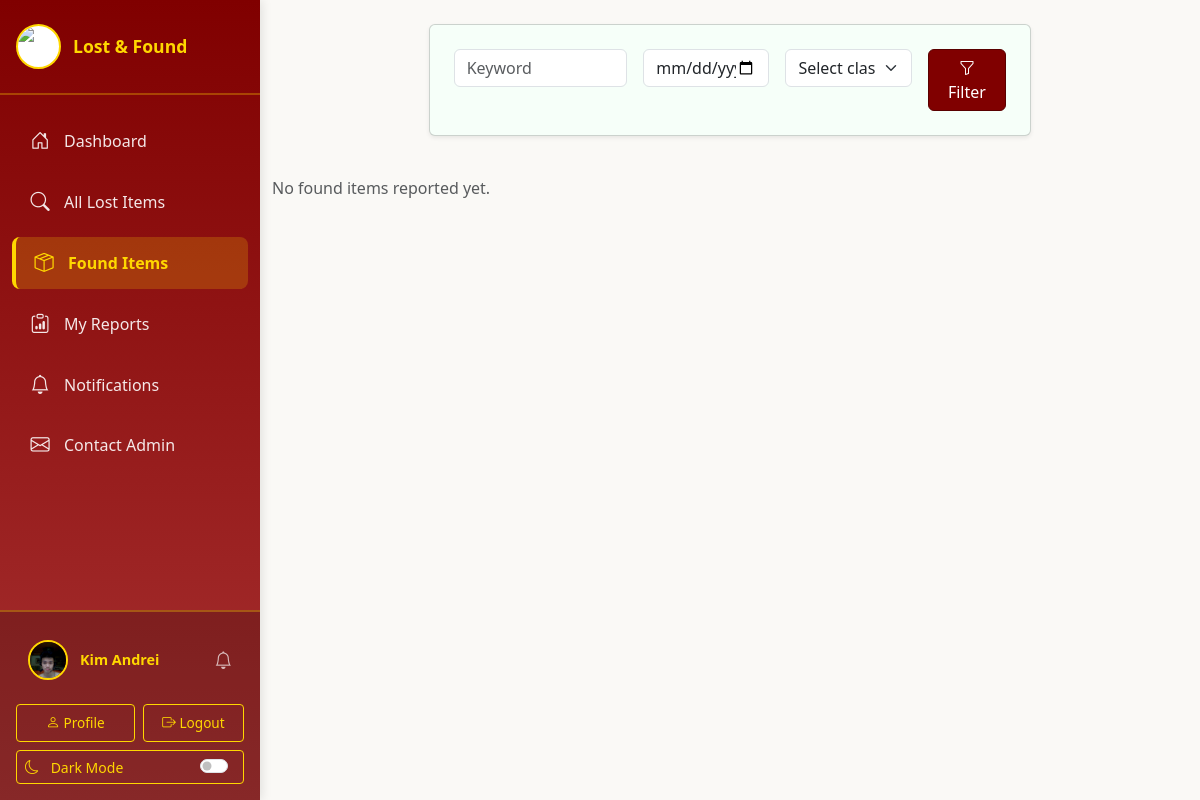
Screenshot of /htdocs/public/found_items.php (signed in) with the database file from the repository.
### tables this page shows
CREATE TABLE `student` (
  `StudentID` int NOT NULL AUTO_INCREMENT,
  `StudentNo` varchar(20) NOT NULL,
  `PasswordHash` varchar(255) NOT NULL,
  `StudentName` varchar(100) NOT NULL,
  `Email` varchar(100) NOT NULL,
  `PhoneNo` varchar(20) DEFAULT NULL,
  `Course` varchar(100) DEFAULT NULL,
  `YearLevel` varchar(20) DEFAULT NULL,
  `ProfilePhoto` varchar(255) DEFAULT NULL,
  `CreatedAt` timestamp NULL DEFAULT CURRENT_TIMESTAMP,
  `UpdatedAt` timestamp NULL DEFAULT CURRENT_TIMESTAMP ON UPDATE CURRENT_TIMESTAMP,
  `Bio` text,
  `PhotoConfirmed` tinyint(1) DEFAULT '0',
  PRIMARY KEY (`StudentID`),
  UNIQUE KEY `StudentNo` (`StudentNo`),
  UNIQUE KEY `Email` (`Email`),
  KEY `idx_student_studentno` (`StudentNo`),
  KEY `idx_student_email` (`Email`)
);

### htdocs/classes/Notification.php (called while the page is built, shortened)
<?php
class Notification {
    private $conn;
    public function __construct($conn) {
        $this->conn = $conn;
    }
    public function getUnreadCount($studentNo) {
        try {
            $stmt = $this->conn->prepare('SELECT COUNT(*) FROM notifications WHERE StudentNo = :studentNo AND IsRead = 0');
            $stmt->execute(['studentNo' => $studentNo]);
            return $stmt->fetchColumn();
        } catch (PDOException $e) {
            return 0;
        }
    }
}

### htdocs/public/found_items.php (the view, shortened to what this page needs)
<?php
$db = new Database();
$conn = $db->getConnection();
$foundItems = [];
if ($conn === null) {
    error_log("Found Items: Database connection unavailable");
} else {
    $foundParams = [];
    $foundSql = 'SELECT i.ItemID, c.ClassName, i.Description, i.DateFound, i.LocationFound, i.PhotoURL, i.CreatedAt, a.AdminName, a.Email FROM Item i JOIN ItemClass c ON i.ItemClassID = c.ItemClassID JOIN Admin a ON i.AdminID = a.AdminID WHERE i.StatusConfirmed = 1';
    $foundSql .= ' ORDER BY i.CreatedAt DESC';
    try {
        $stmt = $conn->prepare($foundSql);
        $stmt->execute($foundParams);
        $foundItems = $stmt->fetchAll(PDO::FETCH_ASSOC);
    } catch (Exception $e) {
        error_log("Found Items SQL Error: " . $e->getMessage());
        $foundItems = [];
    }
}
?>
<!DOCTYPE html>
<html lang="en">
<head>
  <link href="https://cdn.jsdelivr.net/npm/bootstrap@5.3.0/dist/css/bootstrap.min.css" rel="stylesheet">
  <?php
  $ubCssFile = file_exists(__DIR__ . '/../assets/UB.css') ? 'UB.css' : 'ub.css';
  ?>
  <link href="css.php?file=<?php echo urlencode($ubCssFile); ?>" rel="stylesheet">
  <link href="https://cdn.jsdelivr.net/npm/bootstrap-icons@1.10.5/font/bootstrap-icons.css" rel="stylesheet">
</head>
<body>
<?php include '../templates/header.php'; ?>
<div class="container py-4">
  <div class="row mb-4">
    <div class="col-lg-8 mx-auto">
      <div class="card shadow-sm p-4 mb-3" style="background: #f6fff9;">
        <form class="row g-3" method="GET" action="found_items.php">
          <div class="col-md-4">
            <input type="text" class="form-control" name="found_keyword" placeholder="Keyword" value="<?php echo htmlspecialchars($_GET['found_keyword'] ?? ''); ?>">
          </div>
          <div class="col-md-3">
            <input type="date" class="form-control" name="found_date" value="<?php echo htmlspecialchars($_GET['found_date'] ?? ''); ?>">
          </div>
          <div class="col-md-3">
            <select class="form-select" name="found_class">
              <option value="" selected>Select class</option>
            </select>
          </div>
          <div class="col-md-2 d-grid">
            <button type="submit" class="btn btn-primary"><i class="bi bi-funnel"></i> Filter</button>
          </div>
        </form>
      </div>
    </div>
  </div>
  <div class="row g-4">
    <?php if (count($foundItems) > 0): ?>
      <?php foreach ($foundItems as $idx => $item): ?>
        <div class="col-md-4 col-lg-3">
          <div class="card h-100 shadow-sm">
            <?php if ($item['PhotoURL']): ?>
              <img src="../<?php echo encodeImageUrl($item['PhotoURL']); ?>" class="card-img-top" alt="Found Item Image" style="object-fit:cover;max-height:180px;" onerror="<?php echo getImageErrorHandler(); ?>">
            <?php else: ?>
              <img src="<?php echo getPlaceholderImage(); ?>" class="card-img-top" alt="No Image">
            <?php endif; ?>
            <div class="card-body d-flex flex-column">
              <div class="d-flex align-items-center mb-2">
                <i class="bi bi-shield-check me-2" style="font-size:1.2rem;color:#28a745;"></i>
                <small class="text-muted"><?php echo htmlspecialchars($item['AdminName']); ?> (Admin)</small>
              </div>
              <h5 class="card-title mb-1"><?php echo htmlspecialchars($item['ClassName']); ?></h5>
              <p class="card-text small mb-2"><?php echo htmlspecialchars(mb_strimwidth($item['Description'], 0, 60, '...')); ?></p>
              <button class="btn btn-primary mt-auto" data-bs-toggle="modal" data-bs-target="#foundModal<?php echo $idx; ?>">View Details</button>
            </div>
          </div>
        </div>
        <div class="modal fade" id="foundModal<?php echo $idx; ?>" tabindex="-1" aria-labelledby="foundModalLabel<?php echo $idx; ?>" aria-hidden="true">
          <div class="modal-dialog modal-dialog-centered">
            <div class="modal-content">
              <div class="modal-header">
                <h5 class="modal-title" id="foundModalLabel<?php echo $idx; ?>">Found Item Details</h5>
                <button type="button" class="btn-close" data-bs-dismiss="modal" aria-label="Close"></button>
              </div>
              <div class="modal-body">
                <?php if ($item['PhotoURL']): ?>
                  <img src="../<?php echo encodeImageUrl($item['PhotoURL']); ?>" class="img-fluid mb-3" alt="Found Item Image" onerror="<?php echo getImageErrorHandler(); ?>">
                <?php endif; ?>
                <ul class="list-group list-group-flush mb-2">
                  <li class="list-group-item"><strong>Class:</strong> <?php echo htmlspecialchars($item['ClassName']); ?></li>
                  <li class="list-group-item"><strong>Description:</strong> <?php echo htmlspecialchars($item['Description']); ?></li>
                  <li class="list-group-item"><strong>Date Found:</strong> <?php echo htmlspecialchars($item['DateFound']); ?></li>
                  <li class="list-group-item"><strong>Location Found:</strong> <?php echo htmlspecialchars($item['LocationFound']); ?></li>
                  <li class="list-group-item"><strong>Reported By:</strong> <?php echo htmlspecialchars($item['AdminName']); ?></li>
                  <li class="list-group-item"><strong>Email:</strong> <?php echo htmlspecialchars($item['Email']); ?></li>
                </ul>
                <div class="text-end text-muted small">Reported at: <?php echo htmlspecialchars($item['CreatedAt']); ?></div>
              </div>
            </div>
          </div>
        </div>
      <?php endforeach; ?>
    <?php else: ?>
      <div class="col-12"><p class="text-muted">No found items reported yet.</p></div>
    <?php endif; ?>
  </div>
</div>
<?php include '../templates/footer.php'; ?>
</body>
</html>

### htdocs/templates/header.php (shortened to what this page needs)
<?php
$student = null;
$conn = null;
if (isset($_SESSION['student'])) {
    $student = $_SESSION['student'];
    try {
        $db = new Database();
        $conn = $db->getConnection();
        if ($conn) {
            $stmt = $conn->prepare('SELECT * FROM student WHERE StudentNo = :studentNo LIMIT 1');
            $stmt->execute(['studentNo' => $_SESSION['student']['StudentNo']]);
            $freshStudent = $stmt->fetch(PDO::FETCH_ASSOC);
            if ($freshStudent) {
                $student = $freshStudent;
            }
        }
    } catch (Exception $e) {
        $student = $_SESSION['student'];
        $conn = null;
    }
}
function nav_active($page) {
  $current = basename($_SERVER['PHP_SELF']);
  return $current === $page ? 'active' : '';
}
$unreadCount = 0;
if ($student && $conn) {
    try {
        require_once __DIR__ . '/../classes/Notification.php';
        $notification = new Notification($conn);
        $unreadCount = $notification->getUnreadCount($student['StudentNo']);
    } catch (Exception $e) {
        $unreadCount = 0;
    }
}
?>
<link href="css.php?file=sidebar.css" rel="stylesheet">
<div class="sidebar-wrapper">
  <aside class="sidebar" id="sidebar">
    <div class="sidebar-header">
      <img src="../assets/ub_logo.png" alt="University of Batangas Logo">
      <span class="brand-text">Lost & Found</span>
    </div>
    <nav class="sidebar-nav">
      <ul class="nav flex-column">
        <li class="nav-item">
          <a class="nav-link <?php echo nav_active('dashboard.php'); ?>" href="dashboard.php">
            <i class="bi bi-house-door"></i>
            <span>Dashboard</span>
          </a>
        </li>
        <li class="nav-item">
          <a class="nav-link <?php echo nav_active('all_lost.php'); ?>" href="all_lost.php">
            <i class="bi bi-search"></i>
            <span>All Lost Items</span>
          </a>
        </li>
        <li class="nav-item">
          <a class="nav-link <?php echo nav_active('found_items.php'); ?>" href="found_items.php">
            <i class="bi bi-box-seam"></i>
            <span>Found Items</span>
          </a>
        </li>
        <li class="nav-item">
          <a class="nav-link <?php echo nav_active('my_reports.php'); ?>" href="my_reports.php">
            <i class="bi bi-clipboard-data"></i>
            <span>My Reports</span>
          </a>
        </li>
        <li class="nav-item">
          <a class="nav-link <?php echo nav_active('notifications.php'); ?>" href="notifications.php">
            <i class="bi bi-bell"></i>
            <span>Notifications</span>
          </a>
        </li>
        <li class="nav-item">
          <a class="nav-link <?php echo nav_active('contact_admin.php'); ?>" href="contact_admin.php">
            <i class="bi bi-envelope"></i>
            <span>Contact Admin</span>
          </a>
        </li>
      </ul>
    </nav>
    <?php if ($student): ?>
      <div class="sidebar-footer">
        <div class="sidebar-user">
          <?php if (!empty($student['ProfilePhoto']) && isset($student['PhotoConfirmed']) && $student['PhotoConfirmed'] == 1): ?>
            <img src="../<?php echo htmlspecialchars($student['ProfilePhoto']); ?>" alt="Profile Photo">
          <?php else: ?>
            <div class="user-icon">
              <i class="bi bi-person-circle"></i>
            </div>
          <?php endif; ?>
          <div class="sidebar-user-info">
            <div class="sidebar-user-name d-flex align-items-center justify-content-between">
              <span><?php echo htmlspecialchars($student['StudentName']); ?></span>
              <?php if ($unreadCount > 0): ?>
                <button class="notification-bell-link position-relative btn p-0 border-0" type="button" data-bs-toggle="modal" data-bs-target="#notificationModal" title="View Notifications">
                  <i class="bi bi-bell-fill" style="color: #FFD700; font-size: 1.1rem;"></i>
                  <span class="position-absolute top-0 start-100 translate-middle badge rounded-pill bg-danger" style="font-size: 0.65rem; padding: 0.2rem 0.4rem;">
                    <?php echo $unreadCount > 9 ? '9+' : $unreadCount; ?>
                  </span>
                </button>
              <?php else: ?>
                <button class="notification-bell-link btn p-0 border-0" type="button" data-bs-toggle="modal" data-bs-target="#notificationModal" title="View Notifications">
                  <i class="bi bi-bell" style="color: rgba(255, 255, 255, 0.7); font-size: 1.1rem;"></i>
                </button>
              <?php endif; ?>
            </div>
          </div>
        </div>
        <div class="sidebar-user-actions">
          <a href="profile.php" class="btn btn-outline-light btn-sm">
            <i class="bi bi-person"></i> Profile
          </a>
          <form method="POST" action="logout.php" style="display: inline; flex: 1;">
            <button type="submit" class="btn btn-outline-light btn-sm w-100">
              <i class="bi bi-box-arrow-right"></i> Logout
            </button>
          </form>
        </div>
        <div class="mt-2">
          <button class="btn btn-outline-light btn-sm w-100 d-flex align-items-center justify-content-between" id="darkModeToggle" type="button" title="Toggle Dark Mode">
            <span>
              <i class="bi bi-moon me-2" id="darkModeIcon"></i>
              <span id="darkModeText" class="dark-mode-text">Dark Mode</span>
            </span>
            <span class="form-check form-switch mb-0 dark-mode-switch">
              <input class="form-check-input" type="checkbox" id="darkModeSwitch">
            </span>
          </button>
        </div>
      </div>
    <?php endif; ?>
  </aside>
  <main class="main-content">

### rows the page displays
student: ProfilePhoto (picture), StudentName "Kim Andrei"
